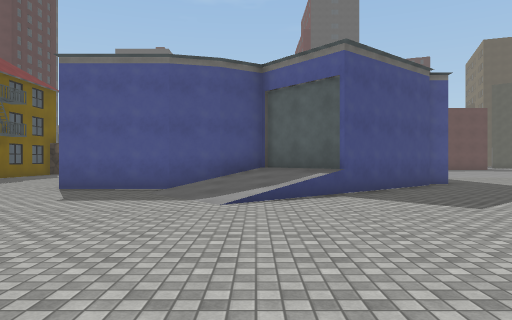
view 1 (above)

24 first-person views from a walk through a 3-D level made in the Unity game engine. The camera is 1.4 m above the floor, looks level and sees 70° across. The floor is counted in squares, 2 m on a side. Each view is taken from the middle of a square. On the plan, view 1 faces up. The plan holds only what a view shows up to about 11 squares ahead; the rest is blank. The place goes on beyond the plan. The player is left out. Some animated figures are not drawn. Some surface patterns are stand-ins.

view 2
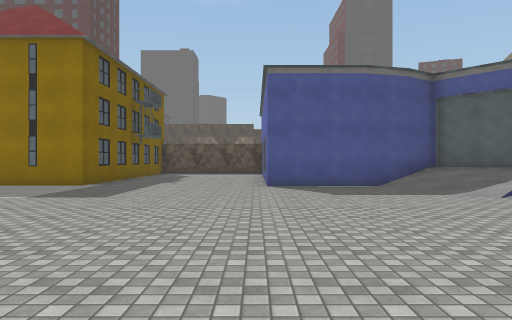

view 3
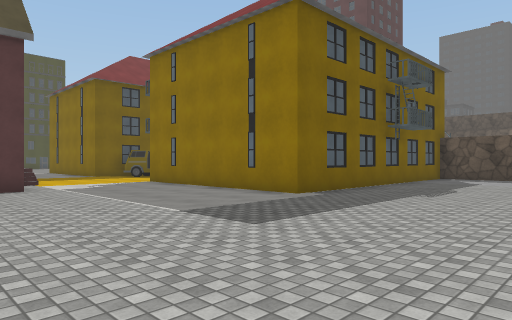

view 4
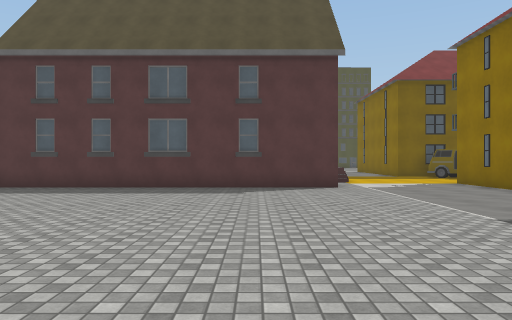

view 5
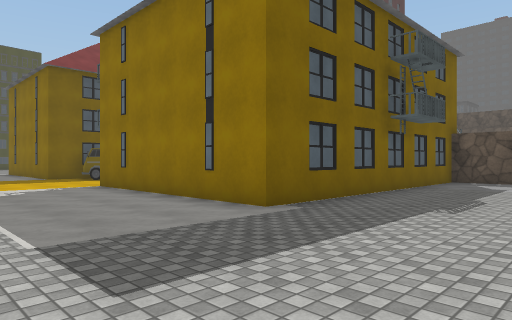

view 6
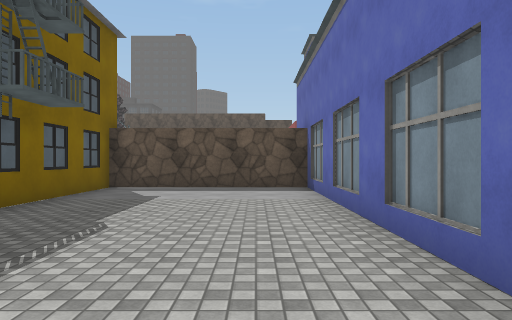

view 7
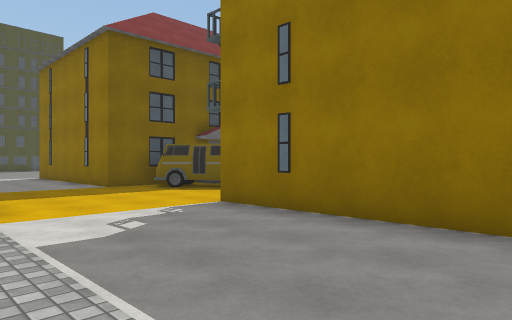

view 8
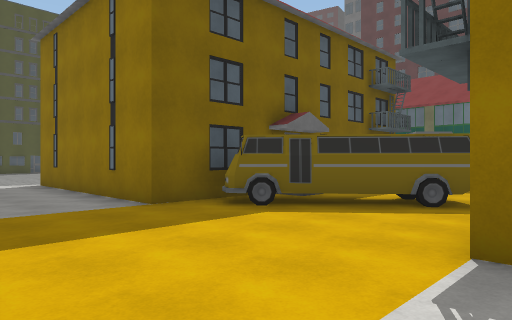

view 9
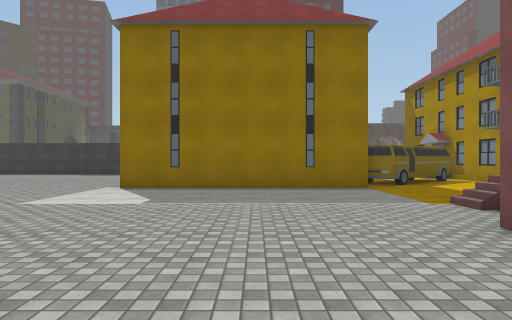

view 10
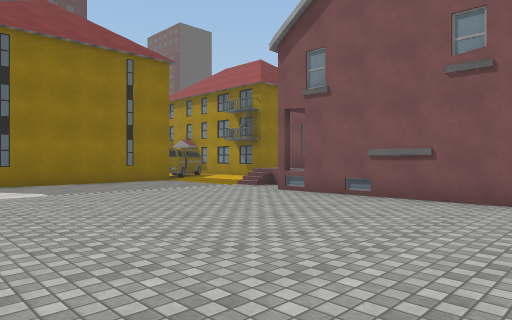

view 11
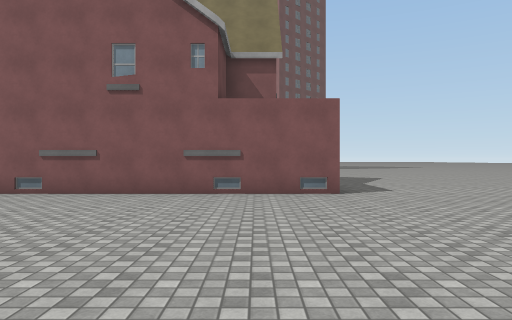

view 12
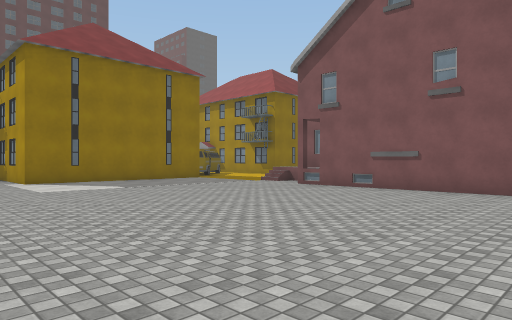

view 13
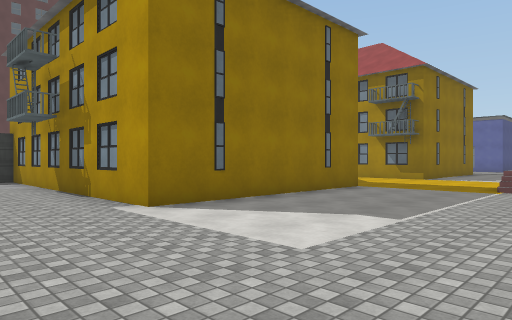

view 14
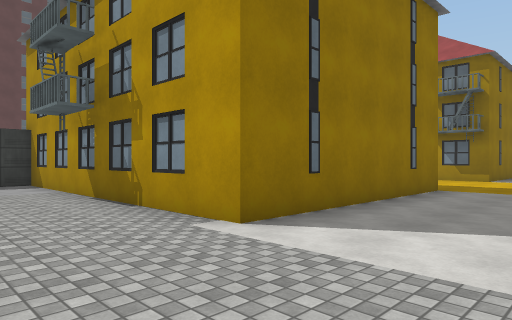

view 15
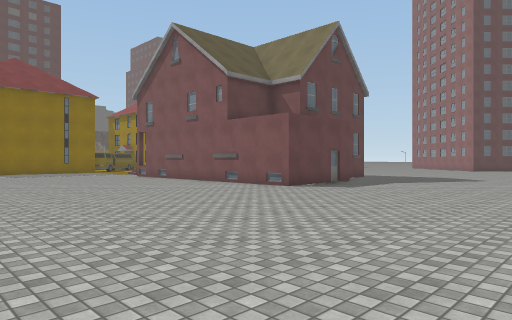

view 16
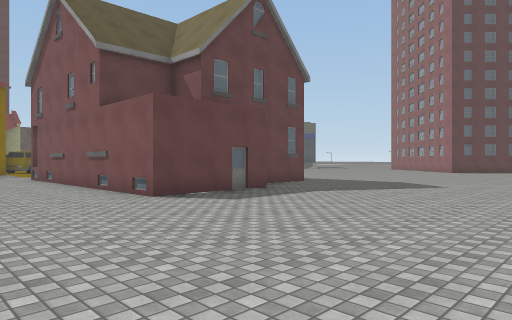

view 17
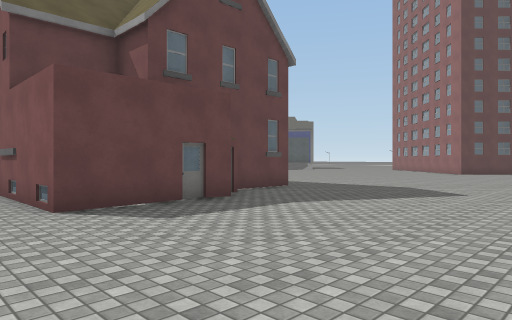

view 18
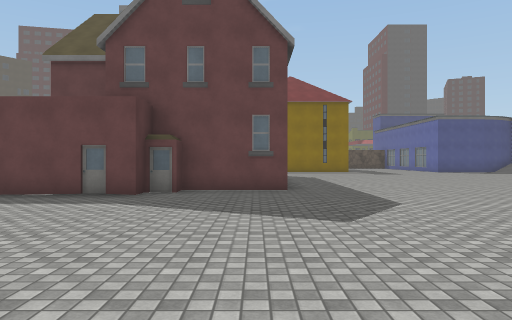

view 19
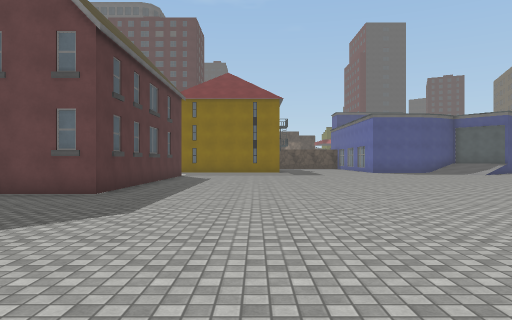

view 20
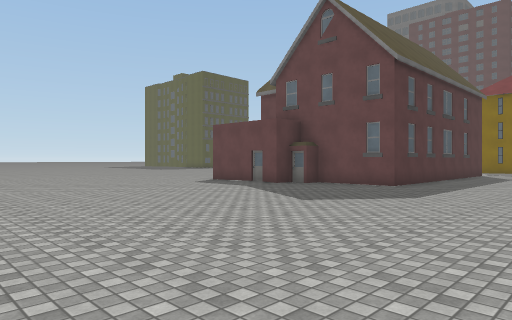

view 21
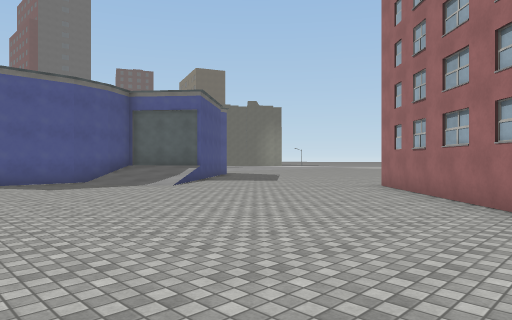

view 22
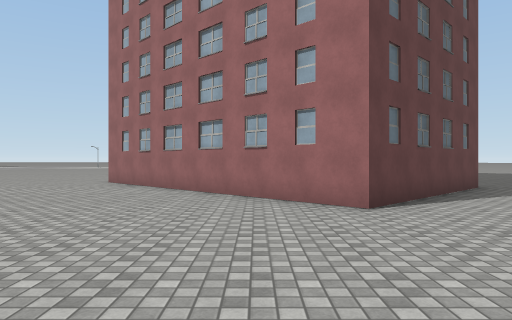

view 23
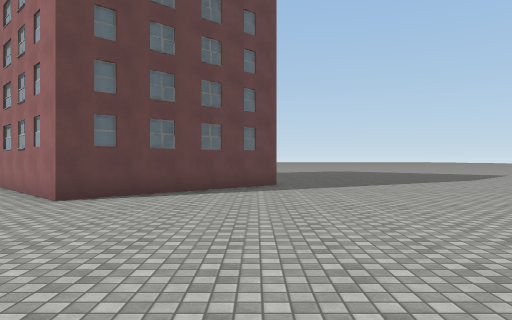

view 24
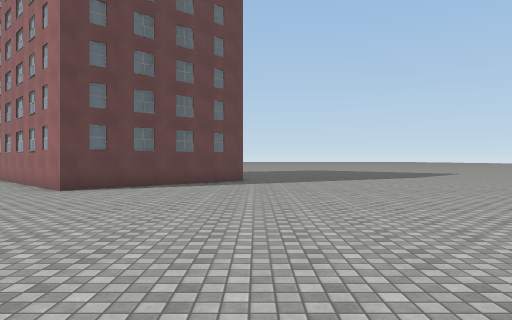

### Floor plan
Key: @ floor where view 1 was taken; # wall or solid block; . floor; / step, stairs or slope; B building; U bus.
Columns run from 29 left of view 1 to 7 right of it. Each row starts with its distance up from view 1.
 18   ##               #######
 17   .#               #.....#
 16   .#               #.....#
 15   .#               #.....#
 14  ..#               #.....#
 13  ..#     B.U       #.....#
 12  ..#       UU      #.....#
 11 ...#     UUU..     #.....#       ##..
 10 ...#     .U...     #.....#  ### ##...
  9 ...######.....######.....####/###...
  8 ...........................////#....
  7 ............................///....
  6 ............................./....
  5  ......... #   ...................
  4 ..........     ..................
  3  ........#     ...................
  2  ........#     ...................
  1  ........#     .................#
  0 .........#     ..............@.##
 -1 .........#     ...............##
 -2  ........#     ..............##
 -3 .........#  ###.............##
 -4   .......#  B..............##
 -5   .........................##
 -6   ..........................##
 -7   ...........................##
 -8  .............................#
 -9  ...............................
-10   ..............................
-11  . .............................
-12            ........   ..........
-13                 .. .   .........

Where each view was taken, in squares from view 1:
view 1: 0 up, 0 right, facing up
view 2: 1 down, 5 left, facing up
view 3: 3 up, 5 left, facing up-left
view 4: 3 up, 5 left, facing left
view 5: 5 up, 6 left, facing up-left
view 6: 8 up, 6 left, facing up
view 7: 5 up, 11 left, facing up-left
view 8: 6 up, 15 left, facing up-left
view 9: 0 up, 23 left, facing up
view 10: 2 down, 27 left, facing up-right
view 11: 3 down, 28 left, facing right
view 12: 3 down, 29 left, facing up-right
view 13: 4 up, 29 left, facing up-right
view 14: 6 up, 29 left, facing up-right
view 15: 11 down, 28 left, facing up-right
view 16: 11 down, 24 left, facing up-right
view 17: 10 down, 22 left, facing up-right
view 18: 12 down, 15 left, facing up
view 19: 11 down, 11 left, facing up
view 20: 13 down, 10 left, facing up-left
view 21: 3 down, 6 left, facing up-right
view 22: 3 down, 8 left, facing right
view 23: 8 down, 9 left, facing right
view 24: 9 down, 11 left, facing right
